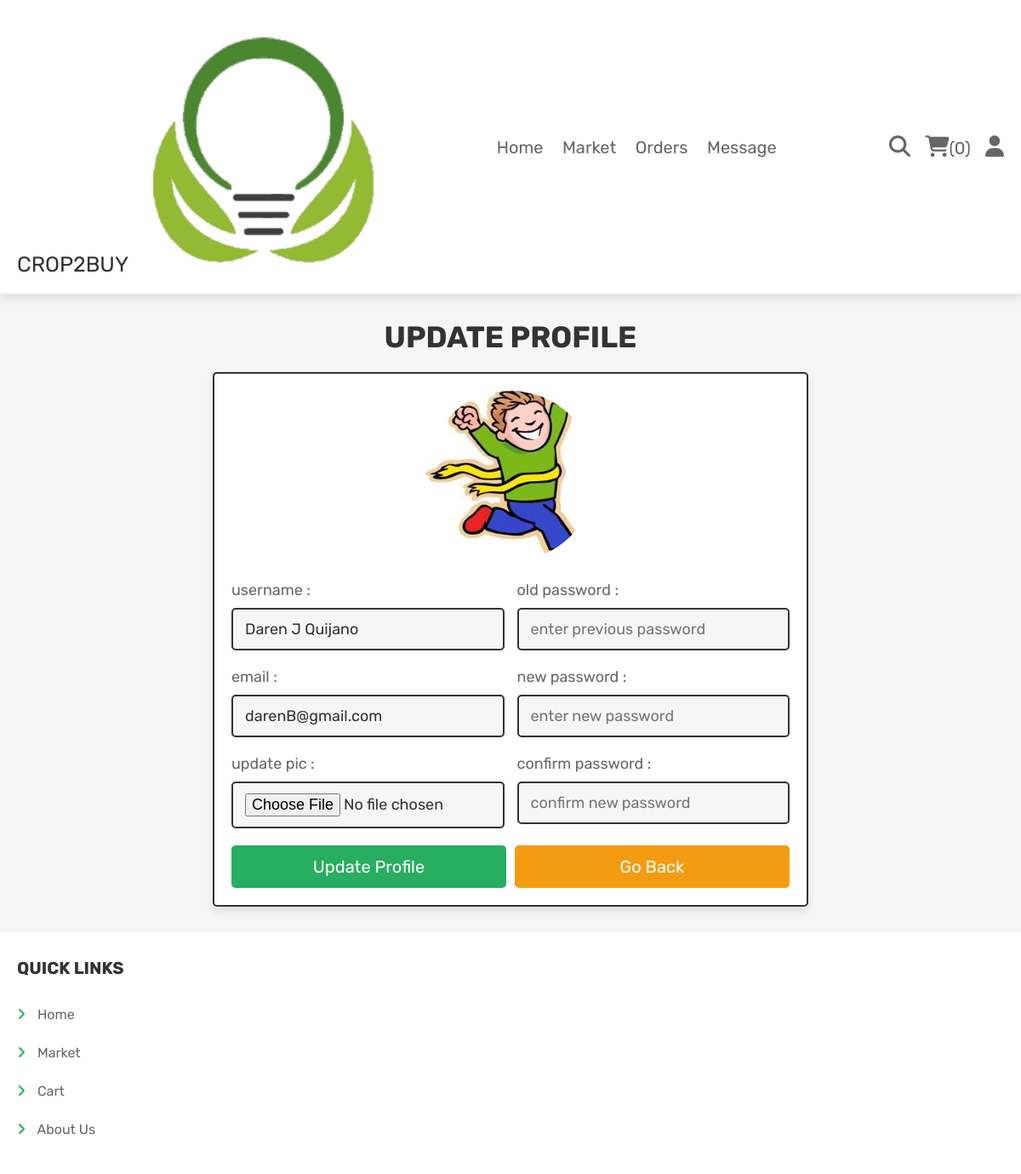
Page /user_profile_update.php (signed in) on the committed database.
### tables this page shows
CREATE TABLE `users` (
  `id` int(100) NOT NULL,
  `name` varchar(100) NOT NULL,
  `email` varchar(100) NOT NULL,
  `password` varchar(100) NOT NULL,
  `user_type` varchar(20) NOT NULL DEFAULT 'user',
  `image` varchar(100) NOT NULL
);

### user_profile_update.php (the view, shortened to what this page needs)
<?php
@include 'config.php';
?>
<!DOCTYPE html>
<html lang="en">
<head>
   <link rel="stylesheet" href="https://cdnjs.cloudflare.com/ajax/libs/font-awesome/6.1.1/css/all.min.css">
   <link rel="stylesheet" href="css/components.css">
</head>
<body>
<?php include 'header.php'; ?>
<section class="update-profile">
   <h1 class="title">update profile</h1>
   <form action="" method="POST" enctype="multipart/form-data">
      <img src="uploaded_img/<?= $fetch_profile['image']; ?>" alt="">
      <div class="flex">
         <div class="inputBox">
            <span>username :</span>
            <input type="text" name="name" value="<?= $fetch_profile['name']; ?>" placeholder="update username" required class="box">
            <span>email :</span>
            <input type="email" name="email" value="<?= $fetch_profile['email']; ?>" placeholder="update email" required class="box">
            <span>update pic :</span>
            <input type="file" name="image" accept="image/jpg, image/jpeg, image/png" class="box">
         </div>
         <div class="inputBox">
            <span>old password :</span>
            <input type="password" name="update_pass" placeholder="enter previous password" class="box">
            <span>new password :</span>
            <input type="password" name="new_pass" placeholder="enter new password" class="box">
            <span>confirm password :</span>
            <input type="password" name="confirm_pass" placeholder="confirm new password" class="box">
         </div>
      </div>
      <div class="flex-btn">
         <input type="submit" class="btn" value="update profile" name="update_profile">
         <a href="home.php" class="option-btn">go back</a>
      </div>
   </form>
</section>
<?php include 'footer.php'; ?>
</body>
</html>

### css/components.css (style rules this page uses)
:root { --green:#27ae60; --orange:#f39c12; --red:#e74c3c; --black:#333; --light-color:#666; --white:#fff; --light-bg:#f6f6f6; --border:.2rem solid var(--black); --box-shadow:0 .5rem 1rem rgba(0,0,0,.1); }
* { font-family: 'Rubik', sans-serif; margin:0; padding:0; box-sizing: border-box; outline: none; border:none; text-decoration: none; color:var(--black); }
body { background-color: var(--light-bg); }
html { font-size: 62.5%; overflow-x: hidden; scroll-behavior: smooth; scroll-padding-top: 6.5rem; }
section { padding:3rem 2rem; max-width: 1200px; margin:0 auto; }
.btn, .delete-btn, .option-btn { display: block; width: 100%; margin-top: 1rem; border-radius: .5rem; color:var(--white); font-size: 2rem; padding:1.3rem 3rem; text-transform: capitalize; cursor: pointer; text-align: center; }
.btn { background-color: var(--green); }
.option-btn { background-color: var(--orange); }
.flex-btn { display: flex; flex-wrap: wrap; gap:1rem; }
.flex-btn > * { flex:1; }
.title { text-align: center; margin-bottom: 2rem; text-transform: uppercase; color:var(--black); font-size: 3.5rem; }
.update-profile form { max-width: 70rem; margin: 0 auto; background-color: var(--white); box-shadow: var(--box-shadow); border:var(--border); border-radius: .5rem; padding:2rem; text-align: center; }
.update-profile form .flex { display: flex; gap:1.5rem; justify-content: space-between; }
.update-profile form img { height: 20rem; width: 20rem; margin-bottom: 1rem; border-radius: 50%; object-fit: cover; }
.update-profile form .inputBox { text-align: left; width: 49%; }
.update-profile form .inputBox span { display: block; padding-top: 1rem; font-size: 1.8rem; color:var(--light-color); }
.update-profile form .inputBox .box { width: 100%; padding:1.2rem 1.4rem; font-size: 1.8rem; color:var(--black); border:var(--border); border-radius: .5rem; margin:1rem 0; background-color: var(--light-bg); }

### rows in the picture
users: image (picture), name "Daren J Quijano", email "darenB@gmail.com"

### other values in the picture
$count_cart_items->rowCount() "0"
